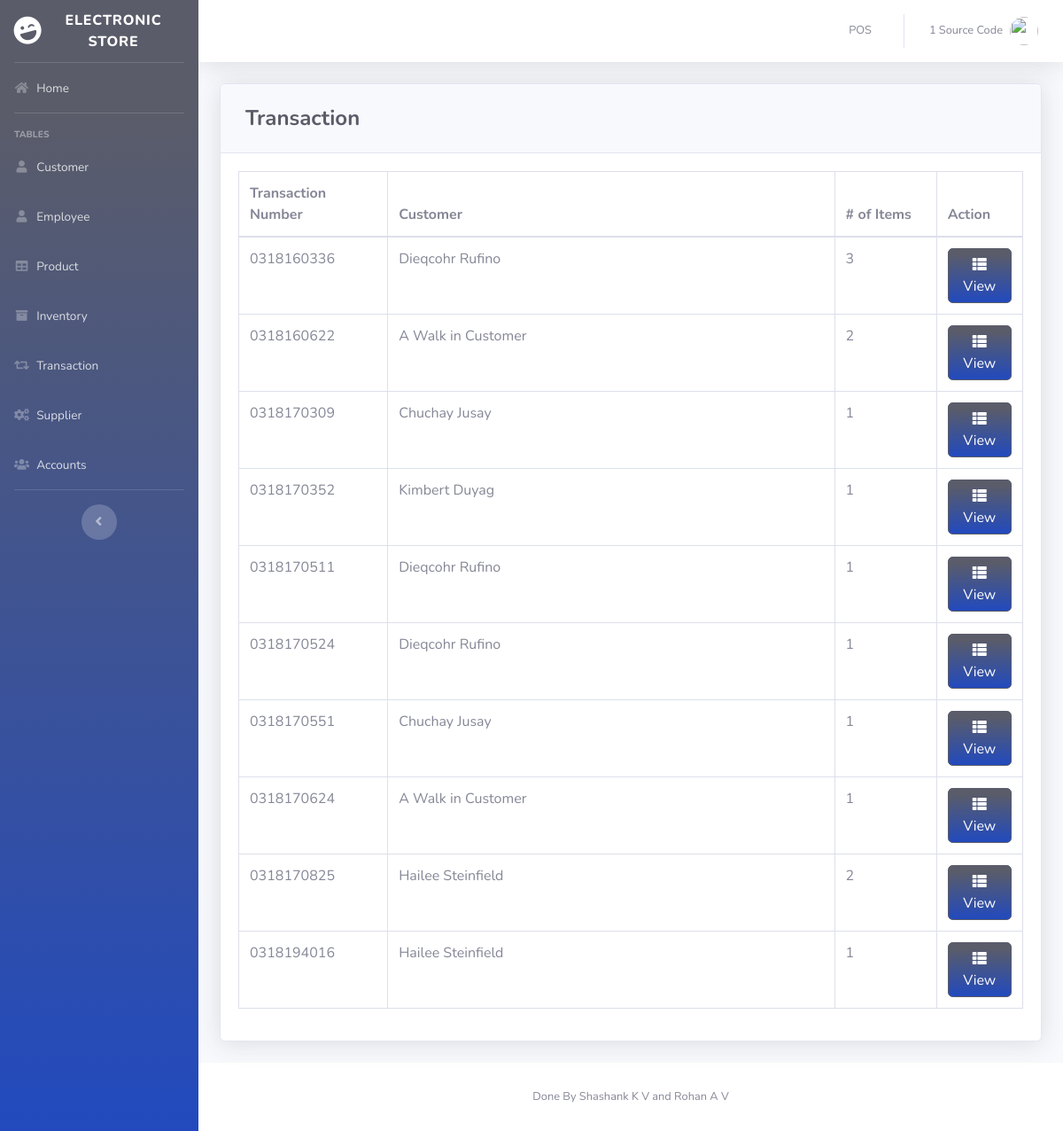
Page /pages/transaction.php (signed in) on the earlier database version.
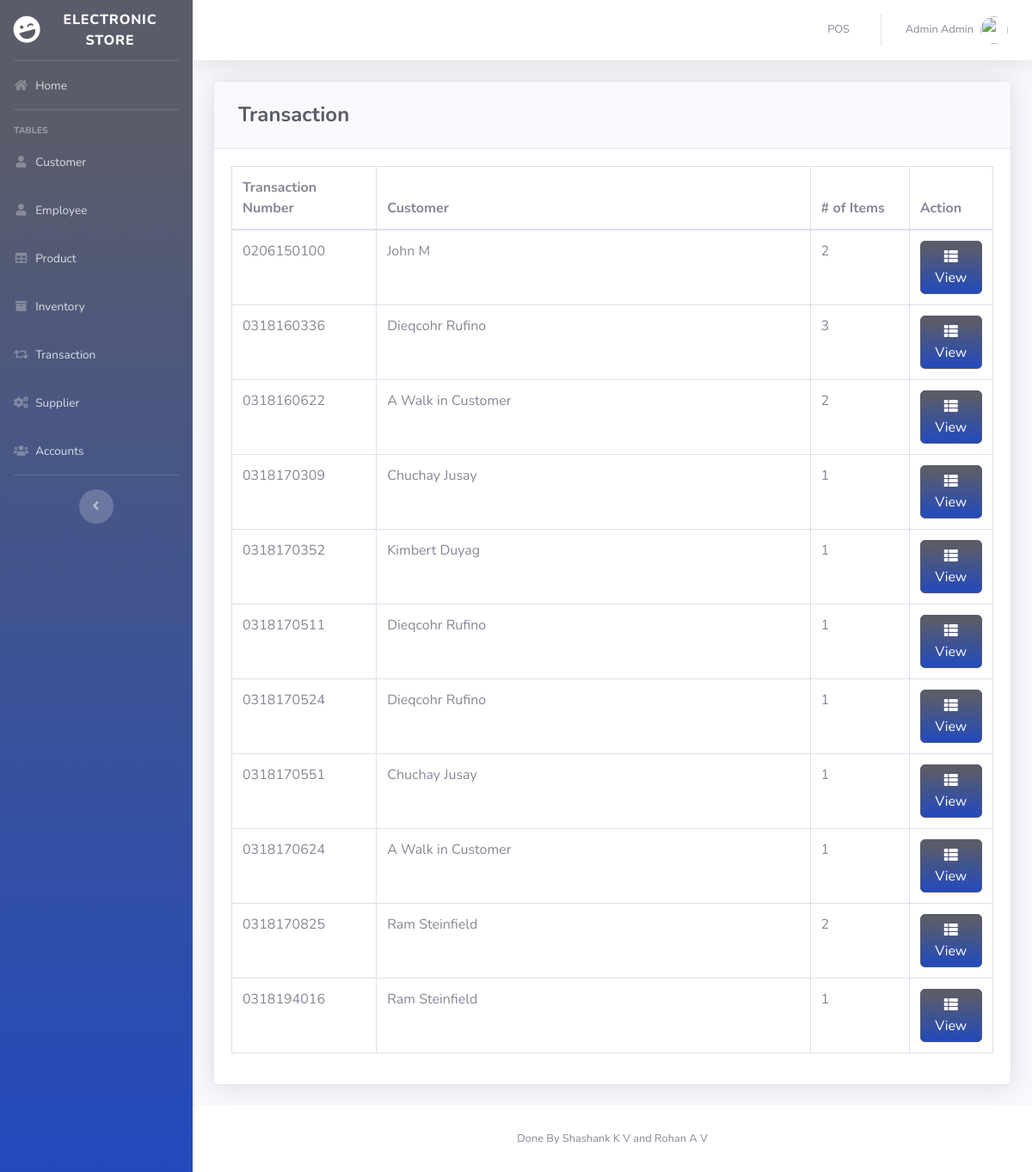
Same page on the later database version.
### tables this page shows
CREATE TABLE `transaction` (
  `TRANS_ID` int(50) NOT NULL,
  `CUST_ID` int(11) DEFAULT NULL,
  `NUMOFITEMS` varchar(250) NOT NULL,
  `SUBTOTAL` varchar(50) NOT NULL,
  `LESSVAT` varchar(50) NOT NULL,
  `NETVAT` varchar(50) NOT NULL,
  `ADDVAT` varchar(50) NOT NULL,
  `GRANDTOTAL` varchar(250) NOT NULL,
  `CASH` varchar(250) NOT NULL,
  `DATE` varchar(50) NOT NULL,
  `TRANS_D_ID` varchar(250) NOT NULL
);

CREATE TABLE `customer` (
  `CUST_ID` int(11) NOT NULL,
  `FIRST_NAME` varchar(50) DEFAULT NULL,
  `LAST_NAME` varchar(50) DEFAULT NULL,
  `PHONE_NUMBER` varchar(11) DEFAULT NULL
);

### pages/transaction.php (the view, shortened to what this page needs)
<?php
include'../includes/connection.php';
include'../includes/sidebar.php';
?>
            <div class="card shadow mb-4">
            <div class="card-header py-3">
              <h4 class="m-2 font-weight-bold text-primary">Transaction</h4>
            </div>
            <div class="card-body">
              <div class="table-responsive">
                <table class="table table-bordered" id="dataTable" width="100%" cellspacing="0">
               <thead>
                   <tr>
                     <th width="19%">Transaction Number</th>
                     <th>Customer</th>
                     <th width="13%"># of Items</th>
                     <th width="11%">Action</th>
                   </tr>
               </thead>
          <tbody>
<?php
    $query = 'SELECT *, FIRST_NAME, LAST_NAME
              FROM transaction T
              JOIN customer C ON T.`CUST_ID`=C.`CUST_ID`
              ORDER BY TRANS_D_ID ASC';
        $result = mysqli_query($db, $query) or die (mysqli_error($db));
            while ($row = mysqli_fetch_assoc($result)) {
                echo '<tr>';
                echo '<td>'. $row['TRANS_D_ID'].'</td>';
                echo '<td>'. $row['FIRST_NAME'].' '. $row['LAST_NAME'].'</td>';
                echo '<td>'. $row['NUMOFITEMS'].'</td>';
                      echo '<td align="right">
                              <a type="button" class="btn btn-primary bg-gradient-primary" href="trans_view.php?action=edit & id='.$row['TRANS_ID'] . '"><i class="fas fa-fw fa-th-list"></i> View</a>
                          </div> </td>';
                echo '</tr> ';
                        }
?>
<?php
include'../includes/footer.php';
?>

### includes/sidebar.php (shortened to what this page needs)
<!DOCTYPE html>
<html lang="en">
<head>
  <link href="../vendor/fontawesome-free/css/all.min.css" rel="stylesheet" type="text/css">
  <link href="../css/sb-admin-2.min.css" rel="stylesheet">
  <link href="../vendor/datatables/dataTables.bootstrap4.min.css" rel="stylesheet">
</head>
<body id="page-top">
  <div id="wrapper">
    <ul class="navbar-nav bg-gradient-primary sidebar sidebar-dark accordion" id="accordionSidebar">
      <a class="sidebar-brand d-flex align-items-center justify-content-center" href="index.php">
        <div class="sidebar-brand-icon rotate-n-15">
          <i class="fas fa-laugh-wink"></i>
        </div>
        <div class="sidebar-brand-text mx-3">Electronic Store</div>
      </a>
      <hr class="sidebar-divider my-0">
      <li class="nav-item">
        <a class="nav-link" href="index.php">
          <i class="fas fa-fw fa-home"></i>
          <span>Home</span></a>
      </li>
      <hr class="sidebar-divider">
      <div class="sidebar-heading">
        Tables
      </div>
      <li class="nav-item">
        <a class="nav-link" href="customer.php">
          <i class="fas fa-fw fa-user"></i>
          <span>Customer</span></a>
      </li>
      <li class="nav-item">
        <a class="nav-link" href="employee.php">
          <i class="fas fa-fw fa-user"></i>
          <span>Employee</span></a>
      </li>
      <li class="nav-item">
        <a class="nav-link" href="product.php">
          <i class="fas fa-fw fa-table"></i>
          <span>Product</span></a>
      </li>
      <li class="nav-item">
        <a class="nav-link" href="inventory.php">
          <i class="fas fa-fw fa-archive"></i>
          <span>Inventory</span></a>
      </li>
      <li class="nav-item">
        <a class="nav-link" href="transaction.php">
          <i class="fas fa-fw fa-retweet"></i>
          <span>Transaction</span></a>
      </li>
      <li class="nav-item">
        <a class="nav-link" href="supplier.php">
          <i class="fas fa-fw fa-cogs"></i>
          <span>Supplier</span></a>
      </li>
      <li class="nav-item">
        <a class="nav-link" href="user.php">
          <i class="fas fa-fw fa-users"></i>
          <span>Accounts</span></a>
      </li>
      <hr class="sidebar-divider d-none d-md-block">
      <div class="text-center d-none d-md-inline">
        <button class="rounded-circle border-0" id="sidebarToggle"></button>
      </div>
    </ul>
    <?php include_once 'topbar.php'; ?>

### includes/topbar.php (shortened to what this page needs)
<div id="content-wrapper" class="d-flex flex-column">
  <div id="content">
    <nav class="navbar navbar-expand navbar-light bg-white topbar mb-4 static-top shadow">
      <ul class="navbar-nav ml-auto">
        <li class="nav-item dropdown no-arrow">
          <a class="nav-link" href="pos.php" role="button">
            <span class="mr-2 d-none d-lg-inline text-gray-600 small">POS</span>
          </a>
        </li>
        <li class="nav-item dropdown no-arrow">
          <a class="nav-link dropdown-toggle" href="#" id="userDropdown" role="button" data-toggle="dropdown" aria-haspopup="true" aria-expanded="false">
            <span class="mr-2 d-none d-lg-inline text-gray-600 small"><?php echo  $_SESSION['FIRST_NAME']. ' '.$_SESSION['LAST_NAME'] ;?></span>
            <img class="img-profile rounded-circle"
            <?php
              if($_SESSION['GENDER']=='Male'){
                echo 'src="https://encrypted-tbn0.gstatic.com/images?q=tbn:ANd9GcTS0rikanm-OEchWDtCAWQ_s1hQq1nOlQUeJr242AdtgqcdEgm0Dg"';
              }else{
                echo 'src="https://encrypted-tbn0.gstatic.com/images?q=tbn:ANd9GcSNngF0RFPjyGl4ybo78-XYxxeap88Nvsyj1_txm6L4eheH8ZBu"';
              }
            ?>>
          </a>
        </li>
      </ul>
    </nav>
    <div class="container-fluid">

### includes/footer.php (shortened to what this page needs)
      <footer class="sticky-footer bg-white">
        <div class="container my-auto">
          <div class="copyright text-center my-auto">
              <span>Done By Shashank K V and Rohan A V</span>
          </div>
        </div>
      </footer>
</body>
</html>

Differences in the rows shown:
added transaction: TRANS_D_ID "0206150100", CUST_ID.FIRST_NAME "John", CUST_ID.LAST_NAME "M", NUMOFITEMS "2"
changed through a linked row, transaction (number 10 of 11 on the later page): CUST_ID.FIRST_NAME "Hailee" → "Ram"
changed through a linked row, transaction (number 11 of 11 on the later page): CUST_ID.FIRST_NAME "Hailee" → "Ram"
Other differences:
$_SESSION['FIRST_NAME']: "1 Source" → "Admin"
$_SESSION['LAST_NAME']: "Code" → "Admin"
